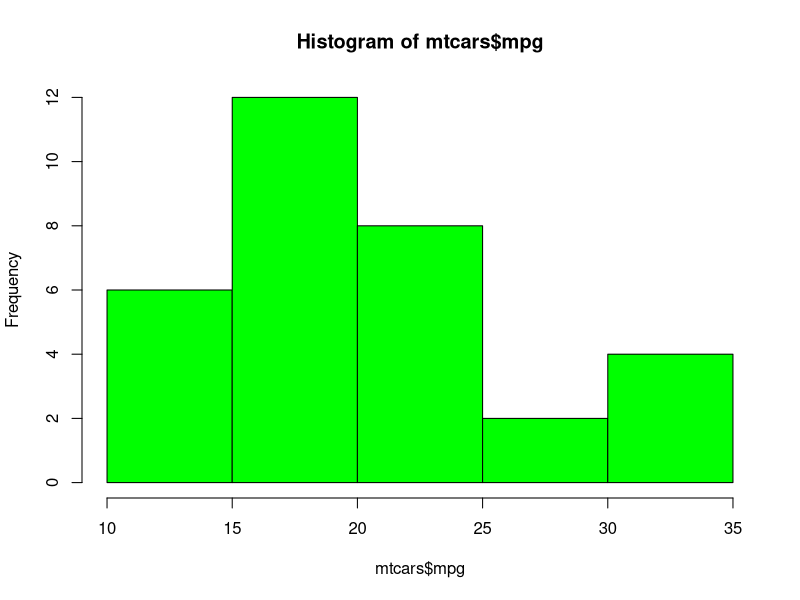
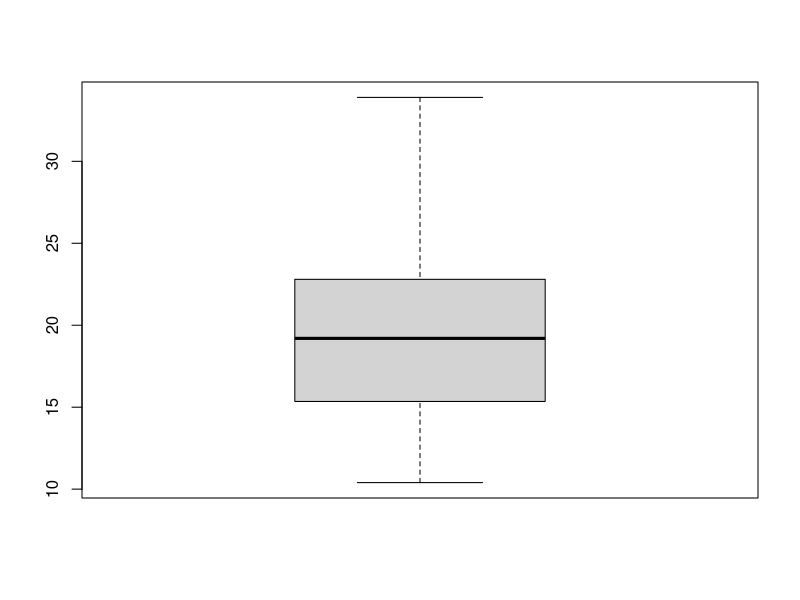

Reproduce these figures in R, in order.
data(mtcars)


library(skimr)
skim(mtcars)


summary(mtcars)


head(mtcars, 5)

# Let us create a histogram

hist(mtcars$mpg, col ='green')

# Compute correlation coefficient

cor.test(mtcars$mpg, mtcars$disp)


# Generate a boxplot for variable mpg
boxplot(mtcars$mpg)
